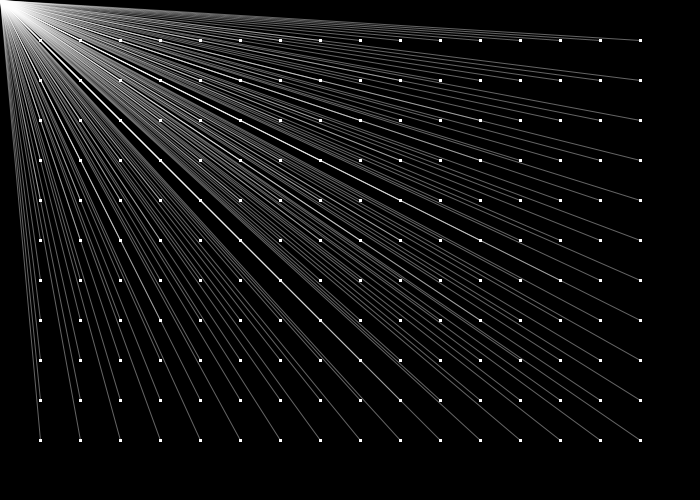
Frame 1 (no input)
Frame 60 (the mouse pressed at the canvas centre just before this capture): identical to frame 1, image omitted
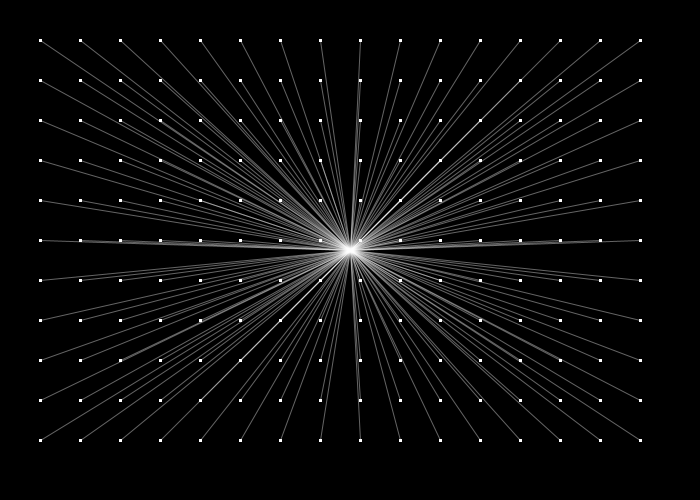
Frame 120 (the mouse held since frame 60 and released just before this capture)

The Processing sketch that drew these frames (run headless with seeded random() and noise(); from frame 60 on, the mouse is pressed at the canvas centre):

// Processing sketch: creative_coding_four
// ── creative_coding_four.pde
//yinqi huang

void setup() {
  size(700, 500); 
  background(0); 
}

void draw() {
  background(0);
  // grid positions
  for (int x = 40; x <= width - 40; x += 40) {
    for (int y = 40; y <= height - 40; y += 40) {
      // Draw white squares
      noStroke();
      fill(255); // white dots
      rect(x - 1, y - 1, 3, 3);

      // Draw lines pointing towards the mouse position
      stroke(255, 100); // White lines with fixed opacity
      line(x, y, mouseX, mouseY);
    }
  }
}
